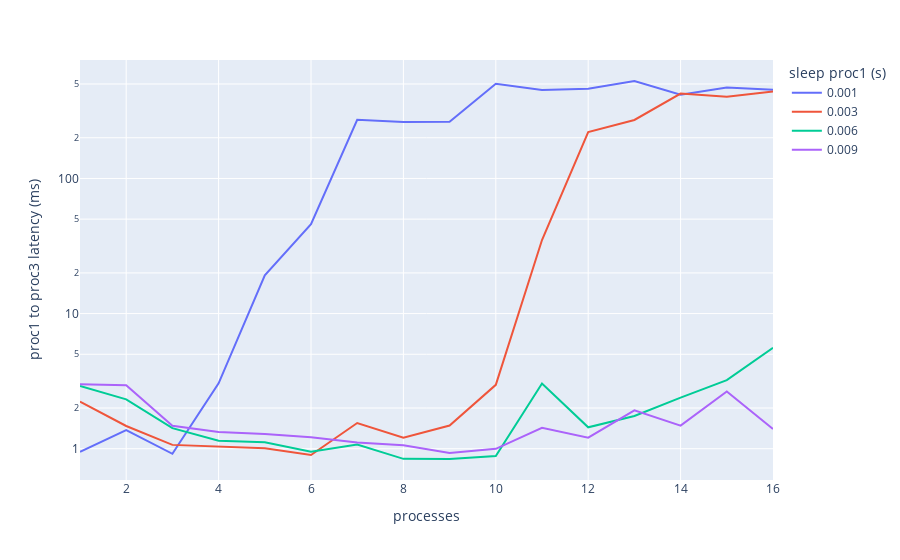
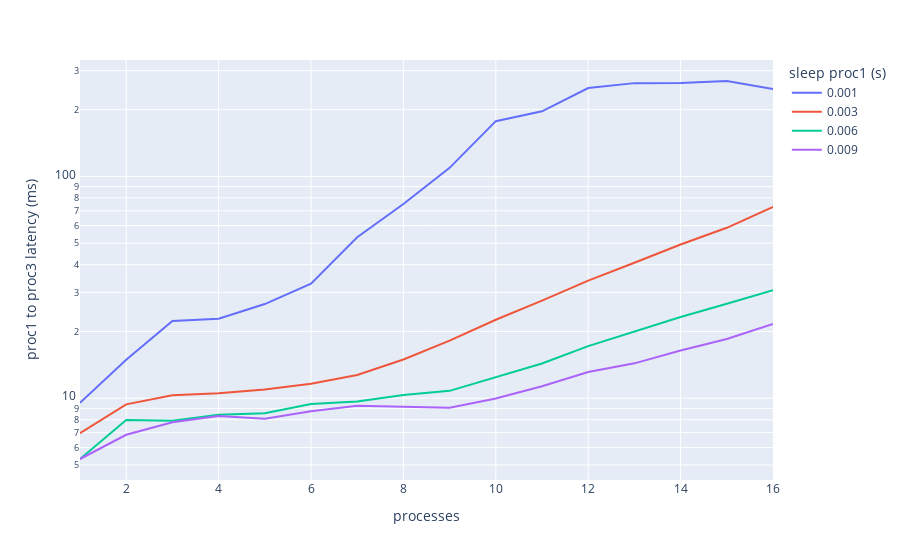

Notebook cell for these charts, in order:
### Code cell
fig = px.line(df_mean[(df_mean["db"] == "redis")], x='procs', y='diff_in_end', color="sleep", log_y=True, labels=labels)
fig.write_image("./graphs/diff_in_end_redis_all_sleeps.png", scale=5, engine="kaleido")
fig.show()
fig = px.line(df_mean[(df_mean["db"] == "postgres")], x='procs', y='diff_in_end', color="sleep", log_y=True, labels=labels)
fig.write_image("./graphs/diff_in_end_postgres_all_sleeps.png", scale=5, engine="kaleido")
fig.show()

### Figure 1 — Plotly figure (JSON) as saved in the notebook; plotly's stock layout.template omitted (floating-point values rounded to 4 significant figures)
{"data": [{"hovertemplate": "sleep proc1 (s)=0.001<br>processes=%{x}<br>proc1 to proc3 latency (ms)=%{y}<extra></extra>", "legendgroup": "0.001", "line": {"color": "#636efa", "dash": "solid"}, "mode": "lines", "name": "0.001", "orientation": "v", "showlegend": true, "type": "scatter", "x": [1, 2, 3, 4, 5, 6, 7, 8, 9, 10, 11, 12, 13, 14, 15, 16], "xaxis": "x", "y": [0.9493, 1.373, 0.9172, 3.049, 19.17, 45.83, 271.6, 261.3, 262.9, 502.3, 451.3, 461.8, 526.3, 416.6, 470.8, 453.2], "yaxis": "y"}, {"hovertemplate": "sleep proc1 (s)=0.003<br>processes=%{x}<br>proc1 to proc3 latency (ms)=%{y}<extra></extra>", "legendgroup": "0.003", "line": {"color": "#EF553B", "dash": "solid"}, "mode": "lines", "name": "0.003", "orientation": "v", "showlegend": true, "type": "scatter", "x": [1, 2, 3, 4, 5, 6, 7, 8, 9, 10, 11, 12, 13, 14, 15, 16], "xaxis": "x", "y": [2.234, 1.473, 1.068, 1.034, 1.008, 0.8984, 1.55, 1.205, 1.485, 2.969, 35.04, 220.4, 271.0, 424.6, 401.8, 439.9], "yaxis": "y"}, {"hovertemplate": "sleep proc1 (s)=0.006<br>processes=%{x}<br>proc1 to proc3 latency (ms)=%{y}<extra></extra>", "legendgroup": "0.006", "line": {"color": "#00cc96", "dash": "solid"}, "mode": "lines", "name": "0.006", "orientation": "v", "showlegend": true, "type": "scatter", "x": [1, 2, 3, 4, 5, 6, 7, 8, 9, 10, 11, 12, 13, 14, 15, 16], "xaxis": "x", "y": [2.914, 2.321, 1.421, 1.146, 1.118, 0.9507, 1.075, 0.8415, 0.8393, 0.8838, 3.04, 1.44, 1.747, 2.389, 3.217, 5.577], "yaxis": "y"}, {"hovertemplate": "sleep proc1 (s)=0.009<br>processes=%{x}<br>proc1 to proc3 latency (ms)=%{y}<extra></extra>", "legendgroup": "0.009", "line": {"color": "#ab63fa", "dash": "solid"}, "mode": "lines", "name": "0.009", "orientation": "v", "showlegend": true, "type": "scatter", "x": [1, 2, 3, 4, 5, 6, 7, 8, 9, 10, 11, 12, 13, 14, 15, 16], "xaxis": "x", "y": [3.004, 2.947, 1.477, 1.331, 1.287, 1.216, 1.11, 1.062, 0.9295, 0.9976, 1.43, 1.206, 1.922, 1.483, 2.651, 1.399], "yaxis": "y"}], "layout": {"legend": {"title": {"text": "sleep proc1 (s)"}, "tracegroupgap": 0}, "margin": {"t": 60}, "xaxis": {"anchor": "y", "domain": [0, 1], "title": {"text": "processes"}}, "yaxis": {"anchor": "x", "domain": [0, 1], "title": {"text": "proc1 to proc3 latency (ms)"}, "type": "log"}}}

### Figure 2 — Plotly figure (JSON) as saved in the notebook; plotly's stock layout.template omitted (floating-point values rounded to 4 significant figures)
{"data": [{"hovertemplate": "sleep proc1 (s)=0.001<br>processes=%{x}<br>proc1 to proc3 latency (ms)=%{y}<extra></extra>", "legendgroup": "0.001", "line": {"color": "#636efa", "dash": "solid"}, "mode": "lines", "name": "0.001", "orientation": "v", "showlegend": true, "type": "scatter", "x": [1, 2, 3, 4, 5, 6, 7, 8, 9, 10, 11, 12, 13, 14, 15, 16], "xaxis": "x", "y": [9.531, 14.92, 22.28, 22.84, 26.58, 32.88, 53.21, 75.16, 109.3, 177.5, 196.7, 250.2, 263.4, 263.5, 269.3, 247.8], "yaxis": "y"}, {"hovertemplate": "sleep proc1 (s)=0.003<br>processes=%{x}<br>proc1 to proc3 latency (ms)=%{y}<extra></extra>", "legendgroup": "0.003", "line": {"color": "#EF553B", "dash": "solid"}, "mode": "lines", "name": "0.003", "orientation": "v", "showlegend": true, "type": "scatter", "x": [1, 2, 3, 4, 5, 6, 7, 8, 9, 10, 11, 12, 13, 14, 15, 16], "xaxis": "x", "y": [6.958, 9.386, 10.31, 10.52, 10.96, 11.62, 12.73, 14.96, 18.18, 22.58, 27.53, 33.9, 40.82, 49.31, 58.68, 72.86], "yaxis": "y"}, {"hovertemplate": "sleep proc1 (s)=0.006<br>processes=%{x}<br>proc1 to proc3 latency (ms)=%{y}<extra></extra>", "legendgroup": "0.006", "line": {"color": "#00cc96", "dash": "solid"}, "mode": "lines", "name": "0.006", "orientation": "v", "showlegend": true, "type": "scatter", "x": [1, 2, 3, 4, 5, 6, 7, 8, 9, 10, 11, 12, 13, 14, 15, 16], "xaxis": "x", "y": [5.323, 7.975, 7.91, 8.432, 8.564, 9.426, 9.68, 10.33, 10.8, 12.44, 14.34, 17.19, 20.01, 23.25, 26.67, 30.69], "yaxis": "y"}, {"hovertemplate": "sleep proc1 (s)=0.009<br>processes=%{x}<br>proc1 to proc3 latency (ms)=%{y}<extra></extra>", "legendgroup": "0.009", "line": {"color": "#ab63fa", "dash": "solid"}, "mode": "lines", "name": "0.009", "orientation": "v", "showlegend": true, "type": "scatter", "x": [1, 2, 3, 4, 5, 6, 7, 8, 9, 10, 11, 12, 13, 14, 15, 16], "xaxis": "x", "y": [5.323, 6.842, 7.799, 8.319, 8.09, 8.73, 9.242, 9.175, 9.057, 9.975, 11.33, 13.14, 14.37, 16.42, 18.5, 21.62], "yaxis": "y"}], "layout": {"legend": {"title": {"text": "sleep proc1 (s)"}, "tracegroupgap": 0}, "margin": {"t": 60}, "xaxis": {"anchor": "y", "domain": [0, 1], "title": {"text": "processes"}}, "yaxis": {"anchor": "x", "domain": [0, 1], "title": {"text": "proc1 to proc3 latency (ms)"}, "type": "log"}}}
